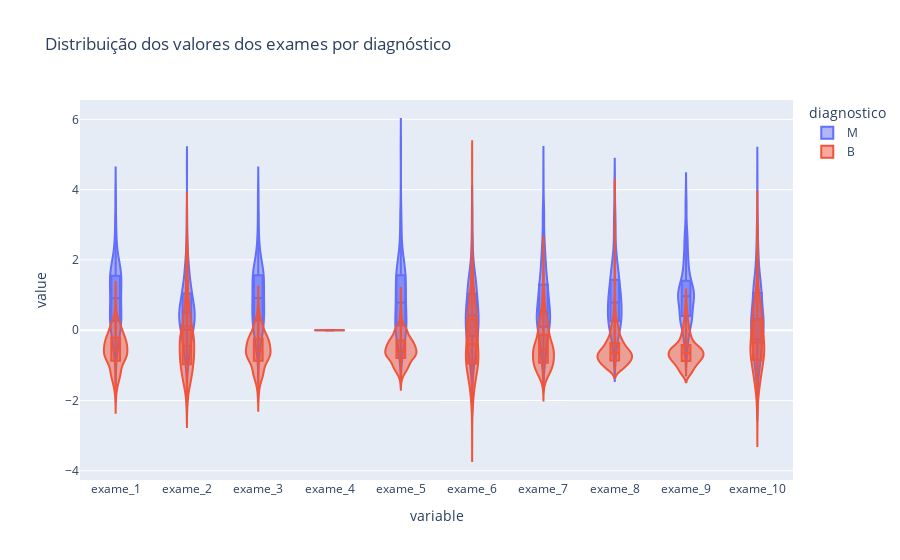

Notebook source saved alongside this figure:
### Code cell
def plot_violin(diagnostico, valores_exames_padronizados, inicio, fim):
    dados_plot_filtered = pd.concat([diagnostico, valores_exames_padronizados.iloc[:, inicio:fim]], axis=1)
    fig = px.violin(
        dados_plot_filtered,
        box=True,
        points=False,
        color="diagnostico",
        orientation="v",
        violinmode="overlay",
        title="Distribuição dos valores dos exames por diagnóstico"
    )
    fig.show()

plot_violin(diagnostico, valores_exames_padronizados, 0, 10)

### Figure 1 — Plotly figure (JSON) as saved in the notebook; plotly's stock layout.template omitted (floating-point values rounded to 4 significant figures; data arrays with more than 128 entries replaced by an {"elided": "..."} marker saying what was removed)
{"data": [{"alignmentgroup": "True", "box": {"visible": true}, "hovertemplate": "diagnostico=M<br>variable=%{x}<br>value=%{y}<extra></extra>", "legendgroup": "M", "marker": {"color": "#636efa"}, "name": "M", "offsetgroup": "M", "orientation": "v", "points": false, "scalegroup": "True", "showlegend": true, "type": "violin", "x": {"elided": "2120 str values"}, "x0": " ", "xaxis": "x", "y": {"elided": "2120 float values"}, "y0": " ", "yaxis": "y"}, {"alignmentgroup": "True", "box": {"visible": true}, "hovertemplate": "diagnostico=B<br>variable=%{x}<br>value=%{y}<extra></extra>", "legendgroup": "B", "marker": {"color": "#EF553B"}, "name": "B", "offsetgroup": "B", "orientation": "v", "points": false, "scalegroup": "True", "showlegend": true, "type": "violin", "x": {"elided": "3570 str values"}, "x0": " ", "xaxis": "x", "y": {"elided": "3570 float values"}, "y0": " ", "yaxis": "y"}], "layout": {"legend": {"title": {"text": "diagnostico"}, "tracegroupgap": 0}, "title": {"text": "Distribuição dos valores dos exames por diagnóstico"}, "violinmode": "overlay", "xaxis": {"anchor": "y", "domain": [0, 1], "title": {"text": "variable"}}, "yaxis": {"anchor": "x", "domain": [0, 1], "title": {"text": "value"}}}}
